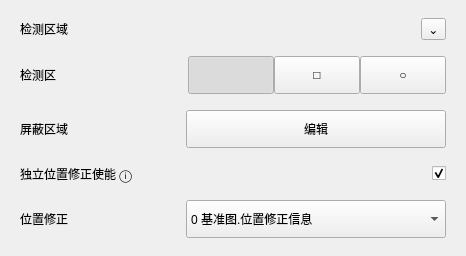
                  <widget class="QFrame" name="detectionAreaCard">
                   <property name="frameShape">
                    <enum>QFrame::NoFrame</enum>
                   </property>
                   <property name="panelRole" stdset="0">
                    <string>configCard</string>
                   </property>
                   <layout class="QVBoxLayout" name="verticalLayout_detectionArea">
                    <property name="spacing">
                     <number>16</number>
                    </property>
                    <property name="leftMargin">
                     <number>20</number>
                    </property>
                    <property name="topMargin">
                     <number>18</number>
                    </property>
                    <property name="rightMargin">
                     <number>20</number>
                    </property>
                    <property name="bottomMargin">
                     <number>18</number>
                    </property>
                    <item>
                     <layout class="QHBoxLayout" name="horizontalLayout_detectionHeader">
                      <item>
                       <widget class="QLabel" name="detectionAreaTitleLabel">
                        <property name="text">
                         <string>检测区域</string>
                        </property>
                        <property name="role" stdset="0">
                         <string>cardTitle</string>
                        </property>
                       </widget>
                      </item>
                      <item>
                       <spacer name="horizontalSpacer_detectionHeader">
                        <property name="orientation">
                         <enum>Qt::Horizontal</enum>
                        </property>
                        <property name="sizeHint" stdset="0">
                         <size>
                          <width>40</width>
                          <height>20</height>
                         </size>
                        </property>
                       </spacer>
                      </item>
                      <item>
                       <widget class="QToolButton" name="detectionCollapseButton">
                        <property name="text">
                         <string>⌄</string>
                        </property>
                        <property name="role" stdset="0">
                         <string>collapseCard</string>
                        </property>
                       </widget>
                      </item>
                     </layout>
                    </item>
                    <item>
                     <layout class="QHBoxLayout" name="horizontalLayout_detectionAreaTools">
                      <property name="spacing">
                       <number>0</number>
                      </property>
                      <property name="leftMargin">
                       <number>0</number>
                      </property>
                      <property name="topMargin">
                       <number>0</number>
                      </property>
                      <property name="rightMargin">
                       <number>0</number>
                      </property>
                      <property name="bottomMargin">
                       <number>0</number>
                      </property>
                      <item>
                       <widget class="QLabel" name="detectionAreaLabel">
                        <property name="minimumSize">
                         <size>
                          <width>150</width>
                          <height>0</height>
                         </size>
                        </property>
                        <property name="text">
                         <string>检测区</string>
                        </property>
                        <property name="role" stdset="0">
                         <string>rowField</string>
                        </property>
                       </widget>
                      </item>
                      <item>
                       <widget class="QToolButton" name="detectionDrawButton">
                        <property name="minimumSize">
                         <size>
                          <width>86</width>
                          <height>38</height>
                         </size>
                        </property>
                        <property name="icon">
                         <iconset resource="../resources/resources.qrc">
                          <normaloff>:/icons/fit.svg</normaloff>:/icons/fit.svg</iconset>
                        </property>
                        <property name="iconSize">
                         <size>
                          <width>22</width>
                          <height>22</height>
                         </size>
                        </property>
                        <property name="checkable">
                         <bool>true</bool>
                        </property>
                        <property name="checked">
                         <bool>true</bool>
                        </property>
                       </widget>
                      </item>
                      <item>
                       <widget class="QToolButton" name="detectionRectButton">
                        <property name="minimumSize">
                         <size>
                          <width>86</width>
                          <height>38</height>
                         </size>
                        </property>
                        <property name="text">
                         <string>□</string>
                        </property>
                        <property name="checkable">
                         <bool>true</bool>
                        </property>
                       </widget>
                      </item>
                      <item>
                       <widget class="QToolButton" name="detectionCircleButton">
                        <property name="minimumSize">
                         <size>
                          <width>86</width>
                          <height>38</height>
                         </size>
                        </property>
                        <property name="text">
                         <string>○</string>
                        </property>
                        <property name="checkable">
                         <bool>true</bool>
                        </property>
                       </widget>
                      </item>
                     </layout>
                    </item>
                    <item>
                     <layout class="QHBoxLayout" name="horizontalLayout_detectionMask">
                      <property name="leftMargin">
                       <number>0</number>
                      </property>
                      <property name="topMargin">
                       <number>0</number>
                      </property>
                      <property name="rightMargin">
                       <number>0</number>
                      </property>
                      <property name="bottomMargin">
                       <number>0</number>
                      </property>
                      <item>
                       <widget class="QLabel" name="detectionMaskLabel">
                        <property name="minimumSize">
                         <size>
                          <width>150</width>
                          <height>0</height>
                         </size>
                        </property>
                        <property name="text">
                         <string>屏蔽区域</string>
                        </property>
                        <property name="role" stdset="0">
                         <string>rowField</string>
                        </property>
                       </widget>
                      </item>
                      <item>
                       <widget class="QPushButton" name="detectionMaskEditButton">
                        <property name="minimumSize">
                         <size>
                          <width>260</width>
                          <height>38</height>
                         </size>
                        </property>
                        <property name="text">
                         <string>编辑</string>
                        </property>
                        <property name="actionRole" stdset="0">
                         <string>gray</string>
                        </property>
                       </widget>
                      </item>
                     </layout>
                    </item>
                    <item>
                     <layout class="QHBoxLayout" name="horizontalLayout_positionEnable">
                      <property name="leftMargin">
                       <number>0</number>
                      </property>
                      <property name="topMargin">
                       <number>0</number>
                      </property>
                      <property name="rightMargin">
                       <number>0</number>
                      </property>
                      <property name="bottomMargin">
                       <number>0</number>
                      </property>
                      <item>
                       <widget class="QLabel" name="positionEnableLabel">
                        <property name="minimumSize">
                         <size>
                          <width>260</width>
                          <height>0</height>
                         </size>
                        </property>
                        <property name="text">
                         <string>独立位置修正使能 ⓘ</string>
                        </property>
                        <property name="role" stdset="0">
                         <string>rowField</string>
                        </property>
                       </widget>
                      </item>
                      <item>
                       <spacer name="horizontalSpacer_positionEnable">
                        <property name="orientation">
                         <enum>Qt::Horizontal</enum>
                        </property>
                        <property name="sizeHint" stdset="0">
                         <size>
                          <width>40</width>
                          <height>20</height>
                         </size>
                        </property>
                       </spacer>
                      </item>
                      <item>
                       <widget class="QCheckBox" name="positionCorrectionSwitch">
                        <property name="text">
                         <string/>
                        </property>
                        <property name="checked">
                         <bool>true</bool>
                        </property>
                       </widget>
                      </item>
                     </layout>
                    </item>
                    <item>
                     <layout class="QHBoxLayout" name="horizontalLayout_positionSource">
                      <property name="leftMargin">
                       <number>0</number>
                      </property>
                      <property name="topMargin">
                       <number>0</number>
                      </property>
                      <property name="rightMargin">
                       <number>0</number>
                      </property>
                      <property name="bottomMargin">
                       <number>0</number>
                      </property>
                      <item>
                       <widget class="QLabel" name="positionSourceLabel">
                        <property name="minimumSize">
                         <size>
                          <width>150</width>
                          <height>0</height>
                         </size>
                        </property>
                        <property name="text">
                         <string>位置修正</string>
                        </property>
                        <property name="role" stdset="0">
                         <string>rowField</string>
                        </property>
                       </widget>
                      </item>
                      <item>
                       <widget class="QComboBox" name="positionCorrectionComboBox">
                        <property name="minimumSize">
                         <size>
                          <width>260</width>
                          <height>38</height>
                         </size>
                        </property>
                        <item>
                         <property name="text">
                          <string>0 基准图.位置修正信息</string>
                         </property>
                        </item>
                       </widget>
                      </item>
                     </layout>
                    </item>
                   </layout>
                  </widget>
